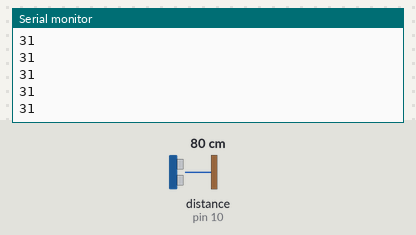
Bench run of a sketch on a simulated Arduino Uno, built with avr-gcc and run on an emulated ATmega328P. Parts: the last lines printed to the serial monitor. The test bench sets the inputs (shaded band); at power-on: distance to the obstacle (sensor on pin 10) 80 cm. The echo pulse lasts 58.3 µs per cm.

Above: at 1.2 s.
1.3 s: distance to the obstacle (sensor on pin 10) set to 2 cm
At 1.37 s:
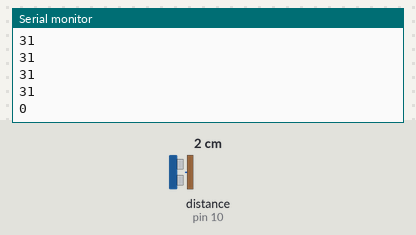
2.8 s: distance to the obstacle (sensor on pin 10) set to 4 cm
At 2.88 s:
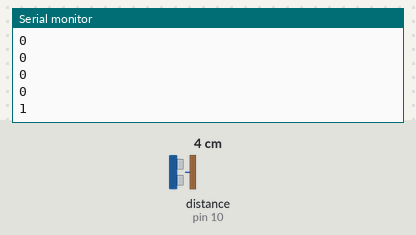
Timing chart, 0 to 5.8 s (numbered marks = the images above; inputs shaded):
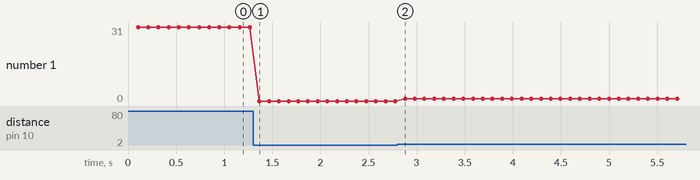

Measured:
- after the input at 1.3 s, the serial monitor: prints a new line after 0.07 s (image 1)
- after the input at 2.8 s, the serial monitor: prints a new line after 0.08 s (image 2)
- plotted number 1: 31 → 0 after the input at 1.3 s, 0 → 1 after the input at 2.8 s

The sketch:

Arduino_Code.ino
```cpp
#include <NewPing.h>

#define TRIGGER_PIN 9
#define ECHO_PIN 10
#define MAX_DISTANCE 200
void setup() {
pinMode(TRIGGER_PIN, OUTPUT); // Sets the trigPin as an Output
pinMode(ECHO_PIN, INPUT); // Sets the echoPin as an Input
Serial.begin(9600); // Starts the serial communication
}
NewPing sonar(TRIGGER_PIN, ECHO_PIN, MAX_DISTANCE);
void loop() {
delay(100); //1 sec
int dist_inches = sonar.ping_in();
Serial.println(dist_inches);
}
```
